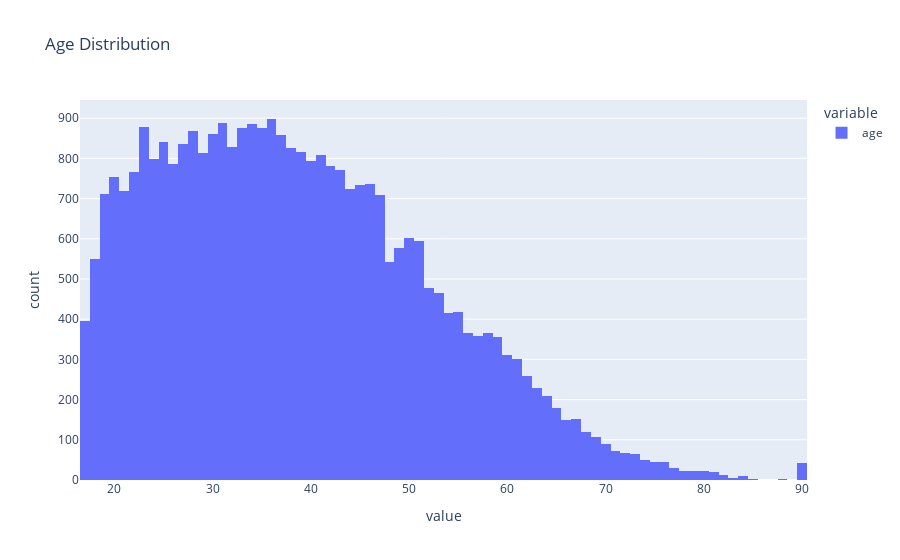

Notebook cell for this chart:
### Markdown cell above
### Explore the data

### Code cell
df['age'].hist(backend='plotly', title='Age Distribution')

### Figure 1 — Plotly figure (JSON) as saved in the notebook; plotly's stock layout.template omitted (floating-point values rounded to 4 significant figures; data arrays with more than 128 entries replaced by an {"elided": "..."} marker saying what was removed)
{"data": [{"bingroup": "x", "hovertemplate": "variable=age<br>value=%{x}<br>count=%{y}<extra></extra>", "legendgroup": "age", "marker": {"color": "#636efa", "pattern": {"shape": ""}}, "name": "age", "orientation": "v", "showlegend": true, "type": "histogram", "x": {"elided": "32561 int values"}, "xaxis": "x", "yaxis": "y"}], "layout": {"barmode": "relative", "legend": {"title": {"text": "variable"}, "tracegroupgap": 0}, "title": {"text": "Age Distribution"}, "xaxis": {"anchor": "y", "domain": [0, 1], "title": {"text": "value"}}, "yaxis": {"anchor": "x", "domain": [0, 1], "title": {"text": "count"}}}}
